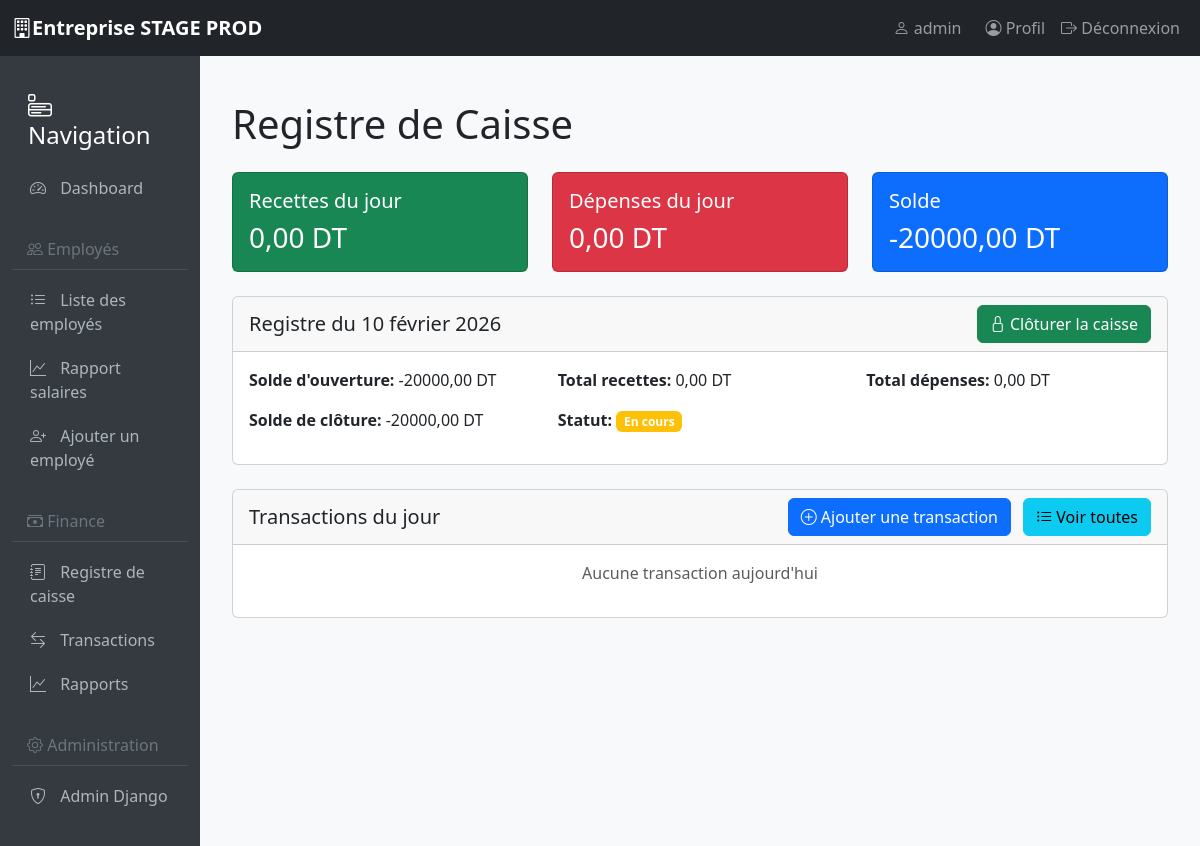
The page /finance/ (signed in) on the database its author committed.
### core/models.py (models this page shows, shortened)
class CustomUser(AbstractUser):
    ROLE_CHOICES = [
        ('admin', 'Administrateur'),
        ('manager', 'Manager'),
        ('employee', 'Employé'),
        ('accountant', 'Comptable'),
    ]
    role = models.CharField(max_length=20, choices=ROLE_CHOICES, default='employee')
    phone = models.CharField(max_length=20, blank=True)
    department = models.CharField(max_length=100, blank=True)
    profile_picture = models.CharField(
        max_length=500,
        blank=True,
        null=True,
        verbose_name="Photo de profil (URL)"
    )
    class Meta:
        verbose_name = "Utilisateur"
        verbose_name_plural = "Utilisateurs"

### finance/models.py (models this page shows, shortened)
class CashRegister(models.Model):
    date = models.DateField(auto_now_add=True)
    opening_balance = models.DecimalField(max_digits=10, decimal_places=2, default=0)
    closing_balance = models.DecimalField(max_digits=10, decimal_places=2, blank=True, null=True)
    total_income = models.DecimalField(max_digits=10, decimal_places=2, default=0)
    total_expense = models.DecimalField(max_digits=10, decimal_places=2, default=0)
    verified = models.BooleanField(default=False)
    verified_by = models.ForeignKey(CustomUser, on_delete=models.SET_NULL, null=True, blank=True, related_name='verified_cash_registers')
    def save(self, *args, **kwargs):
        if not self.closing_balance:
            self.closing_balance = self.calculate_closing_balance()
        super().save(*args, **kwargs)
    class Meta:
        verbose_name = "Registre de Caisse"
        verbose_name_plural = "Registres de Caisse"
        ordering = ['-date']

### finance/views.py (the view)
# urls.py: path('', views.cash_register, name='cash_register'),
@login_required
def cash_register(request):
    today = date.today()
    try:
        cash_register = CashRegister.objects.get(date=today)
    except CashRegister.DoesNotExist:
        yesterday = today - timedelta(days=1)
        try:
            yesterday_register = CashRegister.objects.get(date=yesterday)
            opening_balance = yesterday_register.closing_balance
        except CashRegister.DoesNotExist:
            opening_balance = 0
        cash_register = CashRegister.objects.create(
            date=today,
            opening_balance=opening_balance
        )
    transactions = Transaction.objects.filter(
        date__date=today
    ).select_related('category', 'created_by')
    total_income = transactions.filter(
        transaction_type__in=['income', 'salary']
    ).aggregate(total=Sum('amount'))['total'] or 0
    total_expense = transactions.filter(
        transaction_type__in=['expense', 'investment', 'other']
    ).aggregate(total=Sum('amount'))['total'] or 0
    cash_register.total_income = total_income
    cash_register.total_expense = total_expense
    cash_register.save()
    context = {
        'cash_register': cash_register,
        'transactions': transactions,
        'total_income': total_income,
        'total_expense': total_expense,
    }
    return render(request, 'finance/cash_register.html', context)

### templates/finance/cash_register.html (shortened to what this page needs)
{% extends 'base.html' %}
{% load static %}
{% block content %}
<div class="container mt-4">
    <h1 class="mb-4">Registre de Caisse</h1>
    <div class="row mb-4">
        <div class="col-md-4">
            <div class="card text-white bg-success">
                <div class="card-body">
                    <h5 class="card-title">Recettes du jour</h5>
                    <h3 class="card-text">{{ total_income|floatformat:2 }} DT</h3>
                </div>
            </div>
        </div>
        <div class="col-md-4">
            <div class="card text-white bg-danger">
                <div class="card-body">
                    <h5 class="card-title">Dépenses du jour</h5>
                    <h3 class="card-text">{{ total_expense|floatformat:2 }} DT</h3>
                </div>
            </div>
        </div>
        <div class="col-md-4">
            <div class="card text-white bg-primary">
                <div class="card-body">
                    <h5 class="card-title">Solde</h5>
                    <h3 class="card-text">{{ cash_register.closing_balance|floatformat:2 }} DT</h3>
                </div>
            </div>
        </div>
    </div>
    <div class="card mb-4">
        <div class="card-header">
            <div class="d-flex justify-content-between align-items-center">
                <h5 class="mb-0">Registre du {{ cash_register.date }}</h5>
                {% if not cash_register.verified %}
                <a href="{% url 'finance:close_cash_register' %}" class="btn btn-success">
                    <i class="bi bi-lock"></i> Clôturer la caisse
                </a>
                {% endif %}
            </div>
        </div>
        <div class="card-body">
            <div class="row">
                <div class="col-md-4">
                    <p><strong>Solde d'ouverture:</strong> {{ cash_register.opening_balance|floatformat:2 }} DT</p>
                </div>
                <div class="col-md-4">
                    <p><strong>Total recettes:</strong> {{ cash_register.total_income|floatformat:2 }} DT</p>
                </div>
                <div class="col-md-4">
                    <p><strong>Total dépenses:</strong> {{ cash_register.total_expense|floatformat:2 }} DT</p>
                </div>
            </div>
            <div class="row">
                <div class="col-md-4">
                    <p><strong>Solde de clôture:</strong> {{ cash_register.closing_balance|floatformat:2 }} DT</p>
                </div>
                <div class="col-md-4">
                    <p><strong>Statut:</strong>
                        {% if cash_register.verified %}
                            <span class="badge bg-success">Clôturé</span>
                        {% else %}
                            <span class="badge bg-warning">En cours</span>
                        {% endif %}
                    </p>
                </div>
                <div class="col-md-4">
                </div>
            </div>
        </div>
    </div>
    <div class="card">
        <div class="card-header">
            <div class="d-flex justify-content-between align-items-center">
                <h5 class="mb-0">Transactions du jour</h5>
                <div>
                    <a href="{% url 'finance:add_transaction' %}" class="btn btn-primary me-2">
                        <i class="bi bi-plus-circle"></i> Ajouter une transaction
                    </a>
                    <a href="{% url 'finance:transaction_list' %}" class="btn btn-info">
                        <i class="bi bi-list-ul"></i> Voir toutes
                    </a>
                </div>
            </div>
        </div>
        <div class="card-body">
            {% if transactions %}
            <div class="table-responsive">
                <table class="table table-striped table-hover">
                    <thead>
                        <tr>
                            <th>Heure</th>
                            <th>Type</th>
                            <th>Catégorie</th>
                            <th>Description</th>
                            <th>Montant</th>
                            <th>Ajouté par</th>
                        </tr>
                    </thead>
                    <tbody>
                        {% for transaction in transactions %}
                        <tr>
                            <td>{{ transaction.date|date:"H:i" }}</td>
                            <td>
                                <span class="badge {% if transaction.transaction_type in 'income,salary' %}bg-success{% else %}bg-danger{% endif %}">
                                    {{ transaction.get_transaction_type_display }}
                                </span>
                            </td>
                            <td>
                                {% if transaction.category %}
                                    {{ transaction.category.name }}
                                {% else %}
                                    -
                                {% endif %}
                            </td>
                            <td>{{ transaction.description|truncatechars:50 }}</td>
                            <td>{{ transaction.amount|floatformat:2 }} DT</td>
                            <td>{{ transaction.created_by.username }}</td>
                        </tr>
                        {% endfor %}
                    </tbody>
                </table>
            </div>
            {% else %}
            <p class="text-center text-muted">Aucune transaction aujourd'hui</p>
            {% endif %}
        </div>
    </div>
</div>
{% endblock %}

### templates/base.html (shortened to what this page needs)
<!doctype html>
<html lang="fr">
  <head>
    <link
      href="https://cdn.jsdelivr.net/npm/bootstrap@5.3.0/dist/css/bootstrap.min.css"
      rel="stylesheet"
    />
    <link
      rel="stylesheet"
      href="https://cdn.jsdelivr.net/npm/bootstrap-icons@1.10.0/font/bootstrap-icons.css"
    />
  </head>
  <body>
    <nav class="navbar navbar-expand-lg navbar-dark bg-dark">
      <div class="container-fluid">
        <a class="navbar-brand" href="{% url 'dashboard' %}">
          <i class="bi bi-building"></i>Entreprise STAGE PROD
        </a>
        <div class="navbar-nav ms-auto">
          {% if user.is_authenticated %}
          <span class="navbar-text me-3">
            <i class="bi bi-person"></i> {{ user.username }}
          </span>
          <a class="nav-link" href="{% url 'profile' %}">
            <i class="bi bi-person-circle"></i> Profil
          </a>
          <a class="nav-link" href="{% url 'logout' %}">
            <i class="bi bi-box-arrow-right"></i> Déconnexion
          </a>
          {% else %}
          <a class="nav-link" href="{% url 'login' %}">
            <i class="bi bi-box-arrow-in-right"></i> Connexion
          </a>
          {% endif %}
        </div>
      </div>
    </nav>
    <div class="container-fluid">
      <div class="row">
        {% if user.is_authenticated %}
        <div class="col-md-2 sidebar">
          <h4 class="mt-3 mb-3 px-3">
            <i class="bi bi-menu-app"></i> Navigation
          </h4>
          <a href="{% url 'dashboard' %}">
            <i class="bi bi-speedometer2"></i> Dashboard
          </a>
          <h6><i class="bi bi-people"></i> Employés</h6>
          <a href="{% url 'employee_list' %}">
            <i class="bi bi-list-ul"></i> Liste des employés
          </a>
          <a href="{% url 'salary_report' %}">
            <i class="bi bi-graph-up"></i> Rapport salaires
          </a>
          <a href="/admin/employees/employee/add/">
            <i class="bi bi-person-plus"></i> Ajouter un employé
          </a>
          <h6><i class="bi bi-cash-stack"></i> Finance</h6>
          <a href="{% url 'finance:cash_register' %}">
            <i class="bi bi-journal-text"></i> Registre de caisse
          </a>
          <a href="{% url 'finance:transaction_list' %}">
            <i class="bi bi-arrow-left-right"></i> Transactions
          </a>
          <a href="{% url 'finance:finance_reports' %}">
            <i class="bi bi-graph-up"></i> Rapports
          </a>
          <h6><i class="bi bi-gear"></i> Administration</h6>
          <a href="/admin/"> <i class="bi bi-shield-lock"></i> Admin Django </a>
        </div>
        {% endif %}
        <div
          class="{% if user.is_authenticated %}col-md-10{% else %}col-md-12{% endif %} content"
        >
           {% block content %} {% endblock %}
        </div>
      </div>
    </div>
  </body>
</html>

### templates/base.html (style rules this page uses)
body { background-color: #f8f9fa; }
.navbar-brand { font-weight: bold; }
.sidebar { background-color: #343a40; min-height: 100vh; color: white; padding-top: 20px; }
.sidebar a { color: #adb5bd; text-decoration: none; padding: 10px 15px; display: block; border-left: 3px solid transparent; }
.sidebar a i { margin-right: 10px; }
.content { padding: 20px; }
.sidebar h6 { color: #6c757d; padding: 10px 15px; margin-top: 20px; border-bottom: 1px solid #495057; }

### rows shown on the page
CustomUser: username "admin"
CashRegister: closing_balance "-20000,00", date "10 février 2026", opening_balance "-20000,00", total_income "0,00", total_expense "0,00"

### other values the page prints
{{ total_income|floatformat:2 }} "0,00"
{{ total_expense|floatformat:2 }} "0,00"
